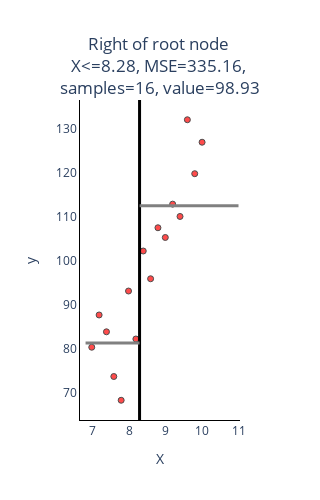

This figure's notebook cell:
### Code cell
fig = go.Figure()

fig.add_trace(
go.Scatter(x=df["X"], y=df["y"], mode="markers",marker=dict(opacity=0.7, size=6, color="red",
        line=dict(color='black', width=1)))
)

fig.add_vline(x=best_params["split_value"], line_width=3, line_color="black")


fig.add_shape(type="line",
x0=best_params["split_value"], y0=best_params["right_yhat"],
x1=11, y1=best_params["right_yhat"],  
line=dict(color="gray", width=3))

# plot left branch split
fig.add_shape(type="line",
x0=6.8, y0=best_params["left_yhat"],
x1=best_params["split_value"], y1=best_params["left_yhat"],  
line=dict(color="gray", width=3))

# fig.update_layout(title=f"X={np.round(best_params["split_value"],2)}, MSE={np.round(best_params["mse"],2)},samples={len(df)}, value={np.round(df["y"].mean(),2)}")
fig.update_layout(
    title={
        'text': f"Right of root node <br>X<={np.round(best_params["split_value"],2)}, MSE={np.round(best_params["curr_mse"],2)}, <br>samples={len(df)}, value={np.round(df["y"].mean(),2)}",
        'y':0.9,
        'x':0.5,
        'xanchor': 'center',
        'yanchor': 'top'},
    xaxis=dict(
        title="X",
        showline=True,  
        tickmode='linear',  
        dtick=1,  
        linecolor='black',  
    ),
    yaxis=dict(
        title="y",
        showline=True,  
        linecolor='black',  
    ),
    plot_bgcolor='white',  
    width=300,
    height=500
    )

fig.show()

### Figure 1 — Plotly figure (JSON) as saved in the notebook; plotly's stock layout.template omitted (floating-point values rounded to 4 significant figures)
{"data": [{"marker": {"color": "red", "line": {"color": "black", "width": 1}, "opacity": 0.7, "size": 6}, "mode": "markers", "type": "scatter", "x": [6.97, 7.172, 7.374, 7.576, 7.778, 7.98, 8.182, 8.384, 8.586, 8.788, 8.99, 9.192, 9.394, 9.596, 9.798, 10], "y": [80.4, 87.74, 83.91, 73.74, 68.34, 93.18, 82.27, 102.3, 95.97, 107.6, 105.4, 112.9, 110.1, 132.1, 119.9, 127.0]}], "layout": {"height": 500, "plot_bgcolor": "white", "shapes": [{"line": {"color": "black", "width": 3}, "type": "line", "x0": 8.283, "x1": 8.283, "xref": "x", "y0": 0, "y1": 1, "yref": "y domain"}, {"line": {"color": "gray", "width": 3}, "type": "line", "x0": 8.283, "x1": 11, "y0": 112.6, "y1": 112.6}, {"line": {"color": "gray", "width": 3}, "type": "line", "x0": 6.8, "x1": 8.283, "y0": 81.37, "y1": 81.37}], "title": {"text": "Right of root node <br>X<=8.28, MSE=335.16, <br>samples=16, value=98.93", "x": 0.5, "xanchor": "center", "y": 0.9, "yanchor": "top"}, "width": 300, "xaxis": {"dtick": 1, "linecolor": "black", "showline": true, "tickmode": "linear", "title": {"text": "X"}}, "yaxis": {"linecolor": "black", "showline": true, "title": {"text": "y"}}}}
